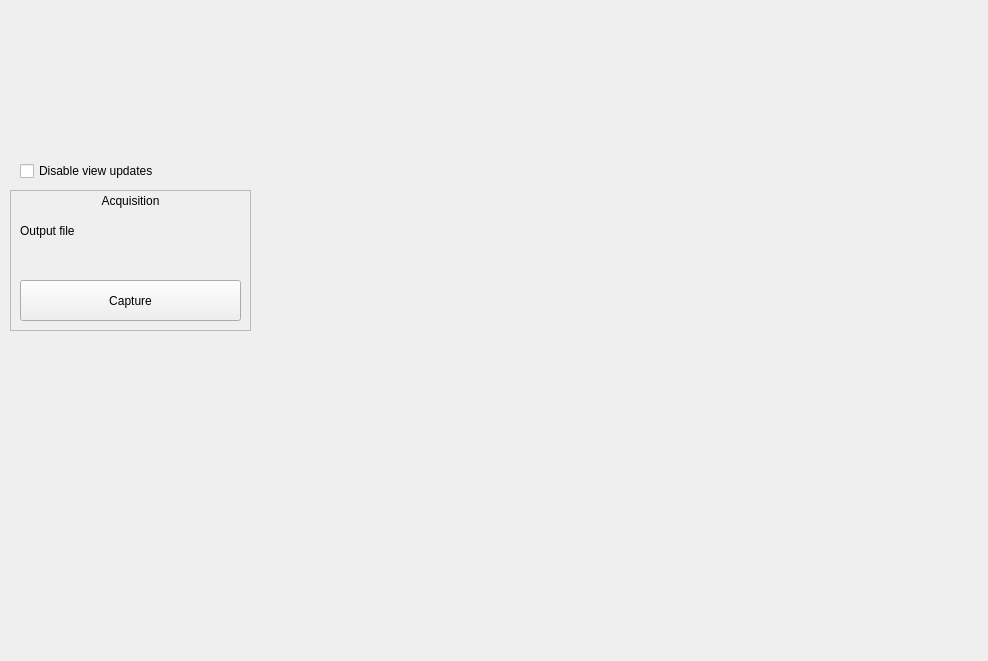
<?xml version="1.0" encoding="UTF-8"?>
<ui version="4.0">
 <class>TrackingWidget</class>
 <widget class="QWidget" name="TrackingWidget">
  <property name="geometry">
   <rect>
    <x>0</x>
    <y>0</y>
    <width>988</width>
    <height>661</height>
   </rect>
  </property>
  <property name="windowTitle">
   <string>Form</string>
  </property>
  <widget class="VideoView" name="videoWidget" native="true">
   <property name="geometry">
    <rect>
     <x>260</x>
     <y>9</y>
     <width>711</width>
     <height>631</height>
    </rect>
   </property>
  </widget>
  <widget class="QFrame" name="frmAcquisition">
   <property name="geometry">
    <rect>
     <x>10</x>
     <y>190</y>
     <width>241</width>
     <height>141</height>
    </rect>
   </property>
   <property name="frameShape">
    <enum>QFrame::StyledPanel</enum>
   </property>
   <property name="frameShadow">
    <enum>QFrame::Sunken</enum>
   </property>
   <widget class="QPushButton" name="btnCapture">
    <property name="geometry">
     <rect>
      <x>10</x>
      <y>90</y>
      <width>221</width>
      <height>41</height>
     </rect>
    </property>
    <property name="text">
     <string>Capture</string>
    </property>
   </widget>
   <widget class="QLabel" name="lblAcquisition">
    <property name="geometry">
     <rect>
      <x>10</x>
      <y>0</y>
      <width>221</width>
      <height>21</height>
     </rect>
    </property>
    <property name="text">
     <string>Acquisition</string>
    </property>
    <property name="alignment">
     <set>Qt::AlignCenter</set>
    </property>
   </widget>
   <widget class="QLabel" name="lblOutputFile">
    <property name="geometry">
     <rect>
      <x>10</x>
      <y>30</y>
      <width>221</width>
      <height>21</height>
     </rect>
    </property>
    <property name="text">
     <string>Output file</string>
    </property>
    <property name="alignment">
     <set>Qt::AlignLeading|Qt::AlignLeft|Qt::AlignVCenter</set>
    </property>
   </widget>
   <widget class="FileWidget" name="fileWidget" native="true">
    <property name="geometry">
     <rect>
      <x>10</x>
      <y>50</y>
      <width>221</width>
      <height>31</height>
     </rect>
    </property>
   </widget>
  </widget>
  <widget class="CaptureWidget" name="captureWidget" native="true">
   <property name="geometry">
    <rect>
     <x>10</x>
     <y>10</y>
     <width>241</width>
     <height>141</height>
    </rect>
   </property>
  </widget>
  <widget class="QCheckBox" name="chkDisableUpdates">
   <property name="geometry">
    <rect>
     <x>20</x>
     <y>160</y>
     <width>221</width>
     <height>22</height>
    </rect>
   </property>
   <property name="text">
    <string>Disable view updates</string>
   </property>
  </widget>
 </widget>
 <customwidgets>
  <customwidget>
   <class>FileWidget</class>
   <extends>QWidget</extends>
   <header location="global">FileWidget.h</header>
   <container>1</container>
  </customwidget>
  <customwidget>
   <class>CaptureWidget</class>
   <extends>QWidget</extends>
   <header location="global">CaptureWidget.h</header>
   <container>1</container>
  </customwidget>
  <customwidget>
   <class>VideoView</class>
   <extends>QWidget</extends>
   <header>VideoView.h</header>
   <container>1</container>
  </customwidget>
 </customwidgets>
 <resources/>
 <connections/>
</ui>
